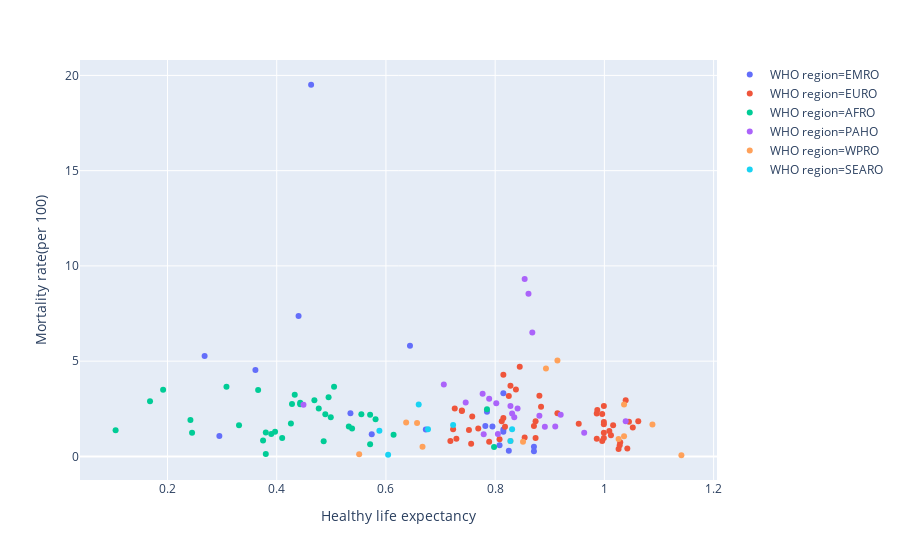

This figure's notebook cell:
### Code cell
px.scatter(data1, y='Mortality rate(per 100)', x='Healthy life expectancy', color='WHO region', hover_data=['Country/Region'])

### Figure 1 — Plotly figure (JSON) as saved in the notebook; plotly's stock layout.template omitted (floating-point values rounded to 4 significant figures)
{"data": [{"customdata": [["Afghanistan"], ["Bahrain"], ["Egypt"], ["Iran"], ["Iraq"], ["Jordan"], ["Kuwait"], ["Lebanon"], ["Libya"], ["Morocco"], ["Pakistan"], ["Qatar"], ["Saudi Arabia"], ["Somalia"], ["South Sudan"], ["Syria"], ["Tunisia"], ["United Arab Emirates"], ["Yemen"]], "hoverlabel": {"namelength": 0}, "hovertemplate": "WHO region=EMRO<br>Healthy life expectancy=%{x}<br>Mortality rate(per 100)=%{y}<br>Country/Region=%{customdata[0]}", "legendgroup": "WHO region=EMRO", "marker": {"color": "#636efa", "symbol": "circle"}, "mode": "markers", "name": "WHO region=EMRO", "showlegend": true, "type": "scatter", "x": [0.361, 0.871, 0.644, 0.785, 0.574, 0.815, 0.808, 0.815, 0.673, 0.782, 0.535, 0.871, 0.795, 0.268, 0.295, 0.44, 0.815, 0.825, 0.463], "xaxis": "x", "y": [4.53, 0.51, 5.81, 2.35, 1.16, 1.3, 0.58, 1.41, 1.41, 1.6, 2.27, 0.27, 1.57, 5.27, 1.07, 7.37, 3.32, 0.29, 19.51], "yaxis": "y"}, {"customdata": [["Albania"], ["Armenia"], ["Austria"], ["Azerbaijan"], ["Belarus"], ["Belgium"], ["Bosnia and Herzegovina"], ["Bulgaria"], ["Croatia"], ["Cyprus"], ["Denmark"], ["Estonia"], ["Finland"], ["France"], ["Georgia"], ["Germany"], ["Greece"], ["Hungary"], ["Iceland"], ["Ireland"], ["Israel"], ["Italy"], ["Kazakhstan"], ["Kosovo"], ["Kyrgyzstan"], ["Latvia"], ["Lithuania"], ["Luxembourg"], ["Malta"], ["Moldova"], ["Montenegro"], ["Netherlands"], ["North Macedonia"], ["Norway"], ["Poland"], ["Portugal"], ["Romania"], ["Russia"], ["Serbia"], ["Slovakia"], ["Slovenia"], ["Spain"], ["Sweden"], ["Switzerland"], ["Tajikistan"], ["Turkey"], ["Ukraine"], ["United Kingdom"], ["Uzbekistan"]], "hoverlabel": {"namelength": 0}, "hovertemplate": "WHO region=EURO<br>Healthy life expectancy=%{x}<br>Mortality rate(per 100)=%{y}<br>Country/Region=%{customdata[0]}", "legendgroup": "WHO region=EURO", "marker": {"color": "#EF553B", "symbol": "circle"}, "mode": "markers", "name": "WHO region=EURO", "showlegend": true, "type": "scatter", "x": [0.874, 0.815, 1.016, 0.769, 0.789, 0.986, 0.845, 0.815, 0.914, 1.042, 0.996, 0.874, 0.986, 1.045, 0.752, 0.987, 0.999, 0.828, 1.026, 0.999, 1.029, 1.039, 0.729, 0.758, 0.723, 0.812, 0.818, 1.012, 0.999, 0.739, 0.871, 0.999, 0.838, 1.028, 0.884, 0.999, 0.825, 0.726, 0.854, 0.881, 0.953, 1.062, 1.009, 1.052, 0.718, 0.808, 0.739, 0.996, 0.756], "xaxis": "x", "y": [1.85, 2.01, 1.63, 1.47, 0.77, 2.25, 4.71, 4.29, 2.27, 0.41, 0.81, 0.96, 0.93, 1.82, 1.39, 2.43, 2.65, 3.71, 0.39, 1.69, 0.74, 2.95, 0.92, 2.1, 1.43, 1.84, 1.56, 1.11, 1.24, 2.41, 1.6, 0.96, 3.51, 0.58, 2.61, 1.8, 3.17, 2.52, 0.99, 3.19, 1.71, 1.84, 1.33, 1.52, 0.81, 0.9, 2.38, 2.23, 0.67], "yaxis": "y"}, {"customdata": [["Algeria"], ["Benin"], ["Botswana"], ["Burkina Faso"], ["Burundi"], ["Cameroon"], ["Central African Republic"], ["Chad"], ["Comoros"], ["Ethiopia"], ["Gabon"], ["Gambia"], ["Ghana"], ["Guinea"], ["Kenya"], ["Lesotho"], ["Liberia"], ["Madagascar"], ["Malawi"], ["Mali"], ["Mauritania"], ["Mauritius"], ["Mozambique"], ["Namibia"], ["Niger"], ["Nigeria"], ["Rwanda"], ["Senegal"], ["Sierra Leone"], ["South Africa"], ["Tanzania"], ["Togo"], ["Uganda"], ["Zambia"], ["Zimbabwe"]], "hoverlabel": {"namelength": 0}, "hovertemplate": "WHO region=AFRO<br>Healthy life expectancy=%{x}<br>Mortality rate(per 100)=%{y}<br>Country/Region=%{customdata[0]}", "legendgroup": "WHO region=AFRO", "marker": {"color": "#00cc96", "symbol": "circle"}, "mode": "markers", "name": "WHO region=AFRO", "showlegend": true, "type": "scatter", "x": [0.785, 0.397, 0.538, 0.38, 0.38, 0.331, 0.105, 0.192, 0.505, 0.532, 0.571, 0.428, 0.486, 0.375, 0.581, 0.168, 0.443, 0.555, 0.495, 0.308, 0.489, 0.798, 0.39, 0.477, 0.366, 0.245, 0.614, 0.571, 0.242, 0.469, 0.499, 0.41, 0.443, 0.426, 0.433], "xaxis": "x", "y": [2.48, 1.29, 1.47, 1.25, 0.13, 1.63, 1.37, 3.5, 3.65, 1.57, 0.64, 2.75, 0.8, 0.83, 1.95, 2.9, 2.74, 2.21, 3.11, 3.65, 2.21, 0.49, 1.18, 2.52, 3.48, 1.24, 1.14, 2.19, 1.91, 2.95, 2.06, 0.97, 2.82, 1.73, 3.24], "yaxis": "y"}, {"customdata": [["Argentina"], ["Bolivia"], ["Brazil"], ["Canada"], ["Chile"], ["Colombia"], ["Costa Rica"], ["Dominican Republic"], ["Ecuador"], ["El Salvador"], ["Guatemala"], ["Haiti"], ["Honduras"], ["Jamaica"], ["Mexico"], ["Nicaragua"], ["Panama"], ["Paraguay"], ["Peru"], ["Uruguay"], ["Venezuela"]], "hoverlabel": {"namelength": 0}, "hovertemplate": "WHO region=PAHO<br>Healthy life expectancy=%{x}<br>Mortality rate(per 100)=%{y}<br>Country/Region=%{customdata[0]}", "legendgroup": "WHO region=PAHO", "marker": {"color": "#ab63fa", "symbol": "circle"}, "mode": "markers", "name": "WHO region=PAHO", "showlegend": true, "type": "scatter", "x": [0.881, 0.706, 0.802, 1.039, 0.92, 0.841, 0.963, 0.779, 0.868, 0.789, 0.746, 0.449, 0.828, 0.831, 0.861, 0.835, 0.91, 0.777, 0.854, 0.891, 0.805], "xaxis": "x", "y": [2.14, 3.77, 2.79, 1.85, 2.19, 2.52, 1.24, 1.16, 6.5, 3.02, 2.83, 2.71, 2.65, 2.25, 8.54, 2.06, 1.57, 3.29, 9.31, 1.56, 1.17], "yaxis": "y"}, {"customdata": [["Australia"], ["Cambodia"], ["China"], ["Japan"], ["Laos"], ["Malaysia"], ["Mongolia"], ["New Zealand"], ["Philippines"], ["Singapore"], ["South Korea"], ["Taiwan"], ["Vietnam"]], "hoverlabel": {"namelength": 0}, "hovertemplate": "WHO region=WPRO<br>Healthy life expectancy=%{x}<br>Mortality rate(per 100)=%{y}<br>Country/Region=%{customdata[0]}", "legendgroup": "WHO region=WPRO", "marker": {"color": "#FFA15A", "symbol": "circle"}, "mode": "markers", "name": "WHO region=WPRO", "showlegend": true, "type": "scatter", "x": [1.036, 0.637, 0.893, 1.088, 0.551, 0.828, 0.667, 1.026, 0.657, 1.141, 1.036, 0.914, 0.851], "xaxis": "x", "y": [2.72, 1.78, 4.62, 1.68, 0.11, 0.81, 0.5, 0.91, 1.75, 0.06, 1.06, 5.03, 0.77], "yaxis": "y"}, {"customdata": [["Bangladesh"], ["Bhutan"], ["India"], ["Indonesia"], ["Nepal"], ["Sri Lanka"], ["Thailand"]], "hoverlabel": {"namelength": 0}, "hovertemplate": "WHO region=SEARO<br>Healthy life expectancy=%{x}<br>Mortality rate(per 100)=%{y}<br>Country/Region=%{customdata[0]}", "legendgroup": "WHO region=SEARO", "marker": {"color": "#19d3f3", "symbol": "circle"}, "mode": "markers", "name": "WHO region=SEARO", "showlegend": true, "type": "scatter", "x": [0.723, 0.604, 0.588, 0.66, 0.677, 0.831, 0.828], "xaxis": "x", "y": [1.65, 0.08, 1.34, 2.72, 1.42, 1.42, 0.81], "yaxis": "y"}], "layout": {"legend": {"tracegroupgap": 0}, "margin": {"t": 60}, "xaxis": {"anchor": "y", "domain": [0, 1], "title": {"text": "Healthy life expectancy"}}, "yaxis": {"anchor": "x", "domain": [0, 1], "title": {"text": "Mortality rate(per 100)"}}}}
